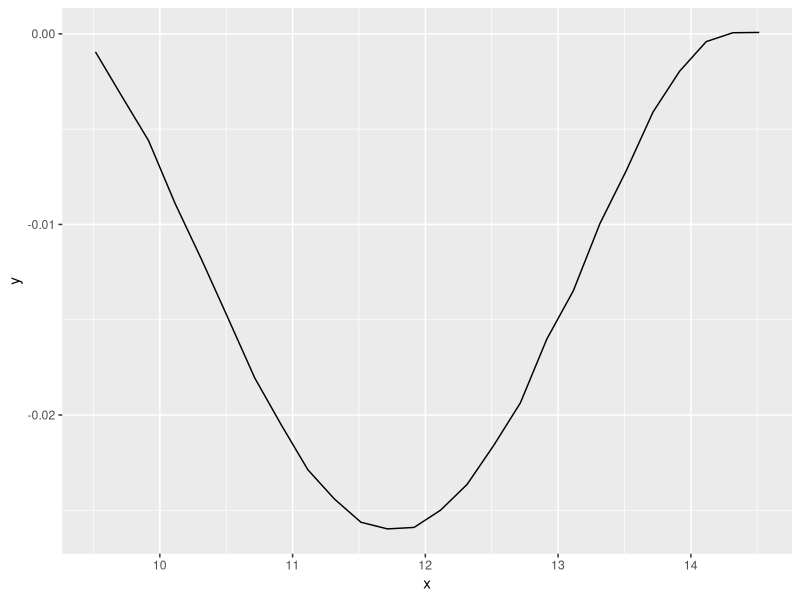
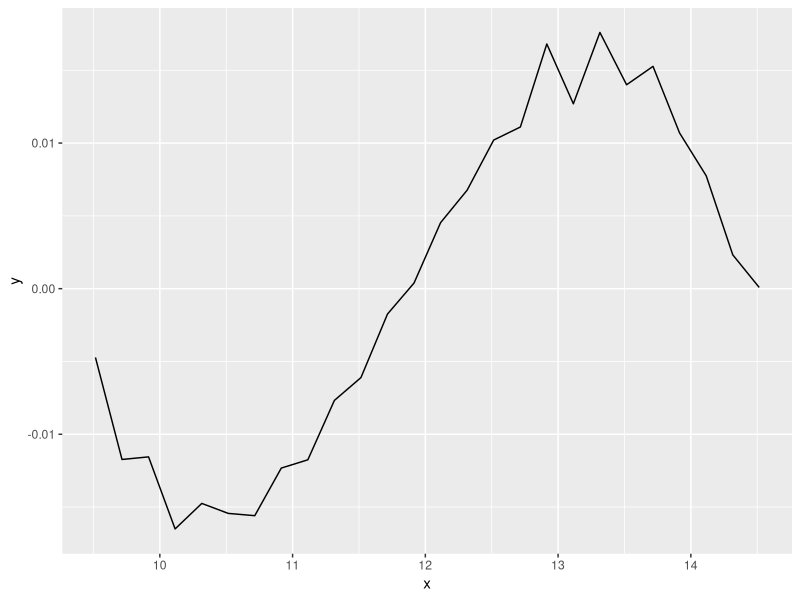
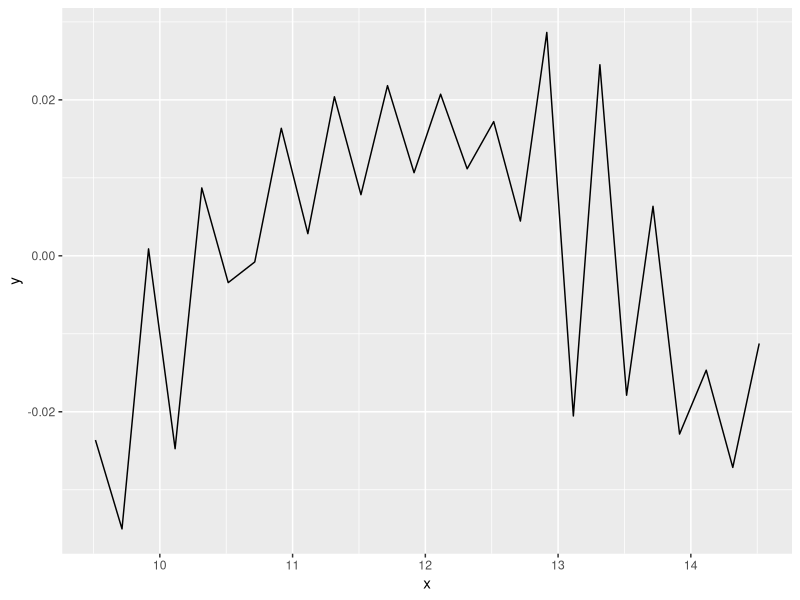

Reproduce these figures in R, in order.
library(ggplot2)



### Calculate C
tf <- 5
e0 <- 0.0668341
C <- 40/sqrt(3) * e0/(tf*tf)



### Load raw data
rawdata <- read.csv("csv_data/f5t5K10.csv", header=FALSE)
Jdata <- rawdata[rawdata$V2=='J',]
qdotdata <- rawdata[rawdata$V2=='qdot',]
t <- Jdata[,c("V1")]



### Calculate dt
dt <- c()
dt__ <- t[1]
for (t_ in t) {
  dt <- c(dt, t_ - dt__)
  dt__ <- t_
}
dt[1] <- dt[2]

#val <- dt[910]/2
#dt[909] <- val
#dt[910] <- val


### Calculate de
de <- c()
for (time in t) {
  J_ <- Jdata[Jdata$V1==time, 3:20]
  qdot_ <- qdotdata[qdotdata$V1==time, 3:20]
  de_ <- sum(J_ * qdot_)
  de <- c(de, de_)
}



### Calculate dde
dde <- c()
de__ <- 0#de[1]
i <- 1
for (de_ in de) {
  val <- (de_ - de__)/dt[i]
  #if (i==909) {
  #  print(de_)
  #  print(de__)
  #  print(dt[i])
  #  print(val)
  #}
  dde <- c(dde, val)
  de__ <- de_
  i <- i + 1
}
#dde[1] <- dde[2]


### Calculate ddde
ddde <- c()
dde__ <- 0#dde[1]
i <- 1
for (dde_ in dde) {
  ddde <- c(ddde, (dde_ - dde__)/dt[i])
  dde__ <- dde_
  i <- i + 1
}
#ddde[length(ddde)] <- 0



## Calculate sigma
sigma <- sum(abs(ddde*dt))
rate <- sigma/C

ggplot(data.frame(x=t,y=de),aes(x,y)) + geom_line()
ggplot(data.frame(x=t,y=dde),aes(x,y)) + geom_line()
ggplot(data.frame(x=t,y=ddde),aes(x,y)) + geom_line()
